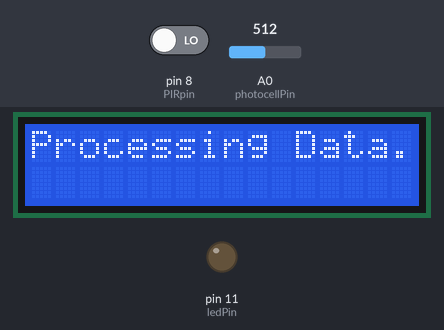
A sketch run on a simulated Arduino Uno, built with avr-gcc and run on an emulated ATmega328P. Parts: 16×2 character LCD, output pins drawn as LEDs (lit = HIGH). The test bench sets the inputs (shaded band); at power-on: pin 8 (PIRpin) LOW, A0 (photocellPin) = 512. What the sketch prints to the serial monitor is not drawn.

Above: at 4.1 s.
At 8.2 s:
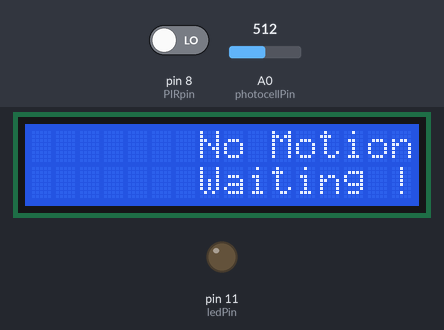
8.3 s: pin 8 (PIRpin) driven HIGH
At 11.8 s:
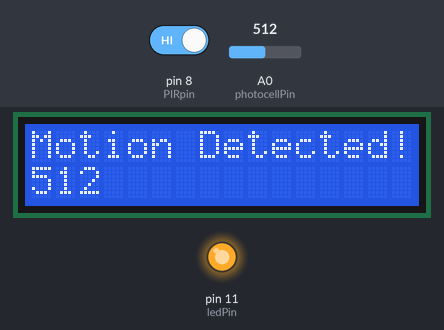
12.2 s: pin 8 (PIRpin) driven LOW
At 15.62 s:
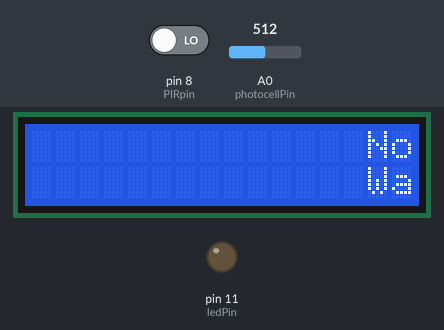
Timing chart, 0 to 17.1 s (numbered marks = the images above; inputs shaded):
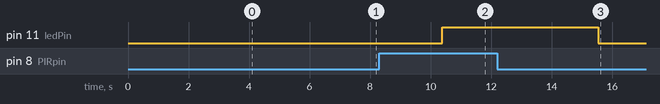

The sketch:

py_of_arduino_home_security_with_pir_sensor_and_lcd_display1.ino
```cpp
// source https://www.arduino.cc/en/Tutorial/LiquidCrystalAutoscroll

// library for the LCD display:
// source http://www.instructables.com/id/Home-Security-Alarm-or-a-Motion-Detector-Using-Ard/
// Source photo cell https://learn.adafruit.com/photocells/using-a-photocell

// library for the LCD display:
#include <LiquidCrystal.h>

int ledPin = 11;
int PIRpin = 8;
int pirState = LOW;
int val = 0;
// photocell circuit
int photocellPin = 0;     // the cell and 10K pulldown are connected to a0
int photocellReading;     // the analog reading from the sensor divider

LiquidCrystal lcd(2, 3, 4, 5, 6, 7);


void setup() {

  pinMode(ledPin, OUTPUT);
  pinMode(PIRpin, INPUT);
  pinMode(photocellPin, INPUT);

  Serial.begin(9600);
  lcd.begin(16, 2);
  lcd.setCursor(2, 0);                   	// Set LCD cursor position (column, row)
  lcd.print("P.I.R Motion ");               // Print text to LCD
  lcd.setCursor(0, 1);                      // Set LCD cursor position (column,row)
  lcd.print("and Light Sensors");           // Print text to LCD
  delay(2000); // wait 2s                   // Delay to read text

	delay(2000);                            // Delay to read text
	lcd.clear();                            // Clear LCD
	lcd.setCursor(0, 0);
    lcd.print("Processing Data.");
    delay(3000);
    lcd.clear();
	lcd.setCursor(3, 0);                 	// Set LCD cursor position (column 0, row 0)
	lcd.print("No Motion ");
	lcd.setCursor(3, 1);
	lcd.print("Waiting !");

}

void loop(){
  val = digitalRead(PIRpin);
  photocellReading = analogRead(photocellPin);

  if (val == HIGH) {            // check if the input is HIGH
    digitalWrite(ledPin, HIGH);  // turn LED ON
    delay(150);

		if (pirState == LOW) {
		  Serial.println("Motion detected!");
		  lcd.clear() ;
		  lcd.setCursor(0, 0);                 // Set LCD cursor position (column 0, row 0)
		  lcd.print("Motion Detected!");
		  lcd.setCursor(0, 1);                 // Set LCD cursor position (column 0, row 1)
		  lcd.print(photocellReading);
		  // We only want to print on the output change, not state
		  pirState = HIGH;
          delay(5000) ;
		}
  } else {
      digitalWrite(ledPin, LOW); // turn LED OFF

	  // display no motion screen saver
	  scrollScreenSaver() ;
      if (pirState == HIGH){
		  // There's no motion !

		  // change to no motion detected
		  pirState = LOW;
      }
  }
}

void scrollScreenSaver() {

	// autoscroll https://www.arduino.cc/en/Tutorial/LiquidCrystalAutoscroll
	lcd.clear() ;
  	lcd.setCursor(15, 0);                 // Set LCD cursor position (column 0, row 0)
	lcd.print("No Motion ");
	lcd.setCursor(15, 1);
	lcd.print("Waiting !");
	// scroll 7 positions (display length - string length) to the left
	// to move it back to center:

    for (int positionCounter = 0; positionCounter < 22; positionCounter++) {
		// scroll one position left:
		lcd.scrollDisplayLeft();
		// wait a bit:
		delay(150);

	}
}
```

Measured:
- after the input at 8.3 s, pin 11 (ledPin): LOW → HIGH after 2.1 s
- after the input at 12.2 s, pin 11 (ledPin): HIGH → LOW after 3.3 s; the display: changes after 3.3 s (image 3)
- what the display in image 0 shows lasts 3.0 s, from 4.1 s to 7.1 s
